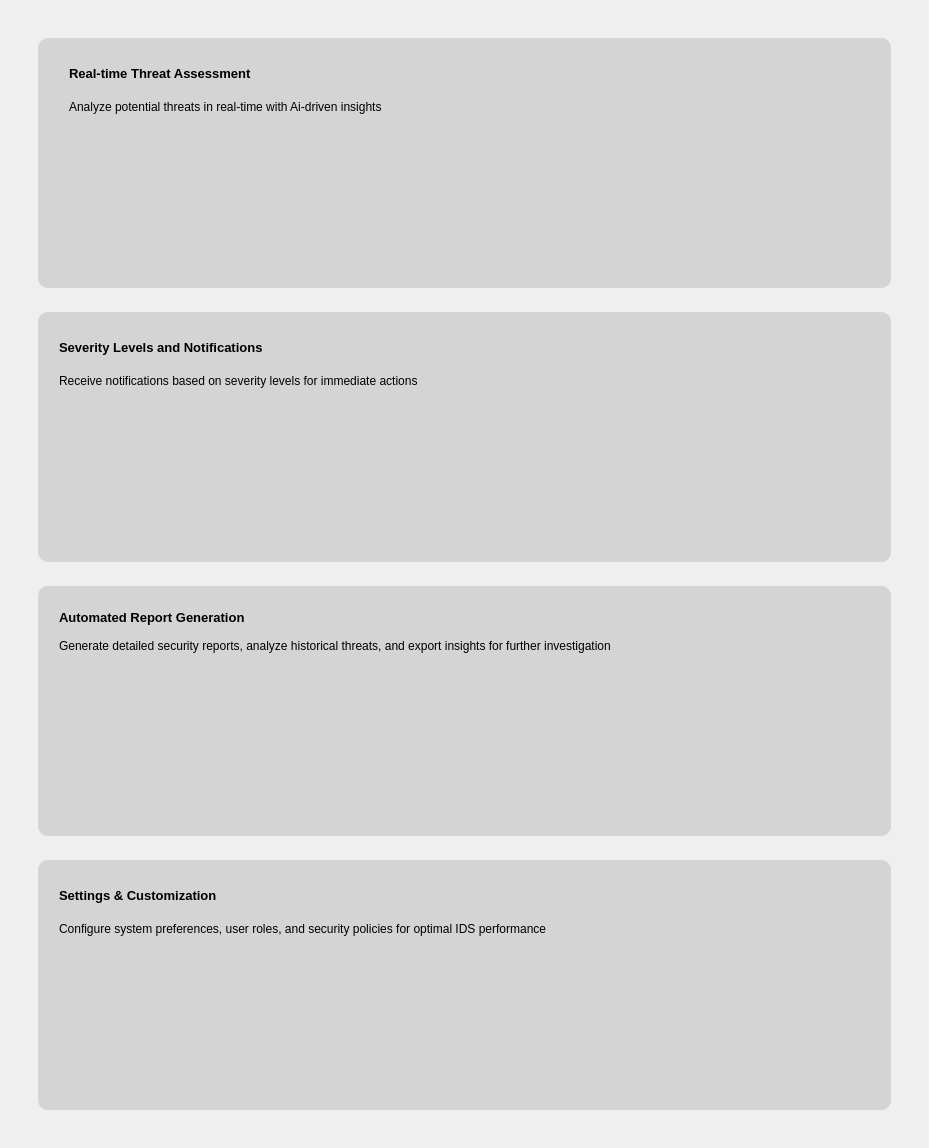
                 <widget class="QWidget" name="scrollAreaWidgetContents">
                  <property name="geometry">
                   <rect>
                    <x>0</x>
                    <y>0</y>
                    <width>929</width>
                    <height>1098</height>
                   </rect>
                  </property>
                  <layout class="QGridLayout" name="gridLayout_10">
                   <item row="0" column="0">
                    <widget class="QWidget" name="widget_3" native="true">
                     <layout class="QGridLayout" name="gridLayout_9">
                      <item row="0" column="0">
                       <widget class="QWidget" name="widget_5" native="true">
                        <property name="styleSheet">
                         <string notr="true">QPushButton{
	border-radius: 10px;
	border: none;
	background-color: #d4d4d4;
	text-align: left;
    padding-left: 20px;  /* Move text to left */
    padding-top: 40px;
color: rgb(18, 96, 165);
}
QPushButton:hover {
    background-color: rgb(18, 96, 165);
	color: white;
}

QPushButton::icon {
    subcontrol-position: bottom;  /* Moves the icon below the text */
}</string>
                        </property>
                        <layout class="QGridLayout" name="gridLayout_5">
                         <item row="0" column="0">
                          <layout class="QVBoxLayout" name="verticalLayout_19">
                           <item>
                            <widget class="QWidget" name="widget_6" native="true">
                             <property name="styleSheet">
                              <string notr="true"/>
                             </property>
                             <layout class="QGridLayout" name="gridLayout_4">
                              <item row="0" column="0">
                               <widget class="QPushButton" name="monitoring_bar">
                                <property name="minimumSize">
                                 <size>
                                  <width>0</width>
                                  <height>250</height>
                                 </size>
                                </property>
                                <property name="styleSheet">
                                 <string notr="true">QPushButton {
    text-align: left;
    padding-left: 20px;  /* Move text to left */
    padding-top: 40px;   /* Move text to top */
}

QPushButton::icon {
    subcontrol-position: bottom;  /* Moves the icon below the text */
}
</string>
                                </property>
                                <property name="text">
                                 <string/>
                                </property>
                                <property name="iconSize">
                                 <size>
                                  <width>200</width>
                                  <height>50</height>
                                 </size>
                                </property>
                               </widget>
                              </item>
                             </layout>
                             <widget class="QWidget" name="layoutWidget">
                              <property name="geometry">
                               <rect>
                                <x>30</x>
                                <y>20</y>
                                <width>831</width>
                                <height>71</height>
                               </rect>
                              </property>
                              <layout class="QVBoxLayout" name="verticalLayout_20">
                               <property name="leftMargin">
                                <number>10</number>
                               </property>
                               <property name="topMargin">
                                <number>10</number>
                               </property>
                               <item>
                                <widget class="QLabel" name="label">
                                 <property name="minimumSize">
                                  <size>
                                   <width>0</width>
                                   <height>25</height>
                                  </size>
                                 </property>
                                 <property name="font">
                                  <font>
                                   <pointsize>10</pointsize>
                                   <weight>75</weight>
                                   <bold>true</bold>
                                  </font>
                                 </property>
                                 <property name="styleSheet">
                                  <string notr="true"/>
                                 </property>
                                 <property name="text">
                                  <string>Real-time Threat Assessment</string>
                                 </property>
                                </widget>
                               </item>
                               <item>
                                <widget class="QLabel" name="label_2">
                                 <property name="minimumSize">
                                  <size>
                                   <width>0</width>
                                   <height>25</height>
                                  </size>
                                 </property>
                                 <property name="focusPolicy">
                                  <enum>Qt::NoFocus</enum>
                                 </property>
                                 <property name="styleSheet">
                                  <string notr="true">QLabel{
	background-color: none;
}</string>
                                 </property>
                                 <property name="text">
                                  <string>Analyze potential threats in real-time with Ai-driven insights</string>
                                 </property>
                                </widget>
                               </item>
                              </layout>
                             </widget>
                             <widget class="QLabel" name="label_9">
                              <property name="geometry">
                               <rect>
                                <x>30</x>
                                <y>100</y>
                                <width>291</width>
                                <height>141</height>
                               </rect>
                              </property>
                              <property name="maximumSize">
                               <size>
                                <width>400</width>
                                <height>200</height>
                               </size>
                              </property>
                              <property name="text">
                               <string/>
                              </property>
                              <property name="pixmap">
                               <pixmap resource="resources.qrc">:/images/btn1.webp</pixmap>
                              </property>
                              <property name="scaledContents">
                               <bool>true</bool>
                              </property>
                             </widget>
                             <zorder>monitoring_bar</zorder>
                             <zorder>layoutWidget</zorder>
                             <zorder>label_9</zorder>
                            </widget>
                           </item>
                           <item>
                            <widget class="QWidget" name="widget_7" native="true">
                             <layout class="QGridLayout" name="gridLayout_6">
                              <item row="0" column="0">
                               <widget class="QPushButton" name="notification_bar">
                                <property name="minimumSize">
                                 <size>
                                  <width>0</width>
                                  <height>250</height>
                                 </size>
                                </property>
                                <property name="text">
                                 <string/>
                                </property>
                                <property name="iconSize">
                                 <size>
                                  <width>200</width>
                                  <height>50</height>
                                 </size>
                                </property>
                               </widget>
                              </item>
                             </layout>
                             <widget class="QWidget" name="layoutWidget_2">
                              <property name="geometry">
                               <rect>
                                <x>30</x>
                                <y>20</y>
                                <width>841</width>
                                <height>71</height>
                               </rect>
                              </property>
                              <layout class="QVBoxLayout" name="verticalLayout_21">
                               <property name="leftMargin">
                                <number>0</number>
                               </property>
                               <property name="topMargin">
                                <number>10</number>
                               </property>
                               <item>
                                <widget class="QLabel" name="label_3">
                                 <property name="minimumSize">
                                  <size>
                                   <width>0</width>
                                   <height>20</height>
                                  </size>
                                 </property>
                                 <property name="font">
                                  <font>
                                   <pointsize>10</pointsize>
                                   <weight>75</weight>
                                   <bold>true</bold>
                                  </font>
                                 </property>
                                 <property name="styleSheet">
                                  <string notr="true">QLabel{
	background-color: none;
}</string>
                                 </property>
                                 <property name="text">
                                  <string>Severity Levels and Notifications</string>
                                 </property>
                                </widget>
                               </item>
                               <item>
                                <widget class="QLabel" name="label_10">
                                 <property name="minimumSize">
                                  <size>
                                   <width>0</width>
                                   <height>20</height>
                                  </size>
                                 </property>
                                 <property name="styleSheet">
                                  <string notr="true">QLabel{
	background-color: none;
}</string>
                                 </property>
                                 <property name="text">
                                  <string>Receive notifications based on severity levels for immediate actions</string>
                                 </property>
                                </widget>
                               </item>
                              </layout>
                             </widget>
                             <widget class="QLabel" name="label_11">
                              <property name="geometry">
                               <rect>
                                <x>30</x>
                                <y>100</y>
                                <width>291</width>
                                <height>141</height>
                               </rect>
                              </property>
                              <property name="text">
                               <string/>
                              </property>
                              <property name="pixmap">
                               <pixmap resource="resources.qrc">:/images/btn1.jpg</pixmap>
                              </property>
                              <property name="scaledContents">
                               <bool>true</bool>
                              </property>
                             </widget>
                             <zorder>notification_bar</zorder>
                             <zorder>layoutWidget_2</zorder>
                             <zorder>label_11</zorder>
                            </widget>
                           </item>
                           <item>
                            <widget class="QWidget" name="widget_8" native="true">
                             <layout class="QGridLayout" name="gridLayout_7">
                              <item row="0" column="0">
                               <widget class="QPushButton" name="reports_bar">
                                <property name="minimumSize">
                                 <size>
                                  <width>0</width>
                                  <height>250</height>
                                 </size>
                                </property>
                                <property name="styleSheet">
                                 <string notr="true"/>
                                </property>
                                <property name="text">
                                 <string/>
                                </property>
                                <property name="iconSize">
                                 <size>
                                  <width>300</width>
                                  <height>45</height>
                                 </size>
                                </property>
                               </widget>
                              </item>
                             </layout>
                             <widget class="QLabel" name="label_12">
                              <property name="geometry">
                               <rect>
                                <x>30</x>
                                <y>90</y>
                                <width>291</width>
                                <height>151</height>
                               </rect>
                              </property>
                              <property name="text">
                               <string/>
                              </property>
                              <property name="pixmap">
                               <pixmap resource="resources.qrc">:/images/btn3.jpg</pixmap>
                              </property>
                              <property name="scaledContents">
                               <bool>true</bool>
                              </property>
                             </widget>
                             <widget class="QWidget" name="layoutWidget_3">
                              <property name="geometry">
                               <rect>
                                <x>30</x>
                                <y>20</y>
                                <width>841</width>
                                <height>61</height>
                               </rect>
                              </property>
                              <layout class="QVBoxLayout" name="verticalLayout_22">
                               <property name="leftMargin">
                                <number>0</number>
                               </property>
                               <property name="topMargin">
                                <number>10</number>
                               </property>
                               <item>
                                <widget class="QLabel" name="label_13">
                                 <property name="minimumSize">
                                  <size>
                                   <width>0</width>
                                   <height>20</height>
                                  </size>
                                 </property>
                                 <property name="font">
                                  <font>
                                   <pointsize>10</pointsize>
                                   <weight>75</weight>
                                   <bold>true</bold>
                                  </font>
                                 </property>
                                 <property name="styleSheet">
                                  <string notr="true">QLabel{
	background-color: none;
}</string>
                                 </property>
                                 <property name="text">
                                  <string>Automated Report Generation</string>
                                 </property>
                                </widget>
                               </item>
                               <item>
                                <widget class="QLabel" name="label_14">
                                 <property name="minimumSize">
                                  <size>
                                   <width>400</width>
                                   <height>25</height>
                                  </size>
                                 </property>
                                 <property name="styleSheet">
                                  <string notr="true">QLabel{
	background-color: none;
}</string>
                                 </property>
                                 <property name="text">
                                  <string>Generate detailed security reports, analyze historical threats, and export insights for further investigation</string>
                                 </property>
                                </widget>
                               </item>
                              </layout>
                             </widget>
                             <zorder>reports_bar</zorder>
                             <zorder>label_12</zorder>
                             <zorder>layoutWidget_3</zorder>
                            </widget>
                           </item>
                           <item>
                            <widget class="QWidget" name="widget_9" native="true">
                             <layout class="QGridLayout" name="gridLayout_8">
                              <item row="0" column="0">
                               <widget class="QPushButton" name="setting_bar">
                                <property name="minimumSize">
                                 <size>
                                  <width>0</width>
                                  <height>250</height>
                                 </size>
                                </property>
                                <property name="text">
                                 <string/>
                                </property>
                                <property name="iconSize">
                                 <size>
                                  <width>200</width>
                                  <height>50</height>
                                 </size>
                                </property>
                               </widget>
                              </item>
                             </layout>
                             <widget class="QWidget" name="layoutWidget_4">
                              <property name="geometry">
                               <rect>
                                <x>20</x>
                                <y>20</y>
                                <width>861</width>
                                <height>71</height>
                               </rect>
                              </property>
                              <layout class="QVBoxLayout" name="verticalLayout_23">
                               <property name="leftMargin">
                                <number>10</number>
                               </property>
                               <property name="topMargin">
                                <number>10</number>
                               </property>
                               <item>
                                <widget class="QLabel" name="label_15">
                                 <property name="minimumSize">
                                  <size>
                                   <width>0</width>
                                   <height>20</height>
                                  </size>
                                 </property>
                                 <property name="font">
                                  <font>
                                   <pointsize>10</pointsize>
                                   <weight>75</weight>
                                   <bold>true</bold>
                                  </font>
                                 </property>
                                 <property name="styleSheet">
                                  <string notr="true">QLabel{
	background-color: none;
}</string>
                                 </property>
                                 <property name="text">
                                  <string>Settings &amp; Customization</string>
                                 </property>
                                </widget>
                               </item>
                               <item>
                                <widget class="QLabel" name="label_16">
                                 <property name="minimumSize">
                                  <size>
                                   <width>0</width>
                                   <height>20</height>
                                  </size>
                                 </property>
                                 <property name="styleSheet">
                                  <string notr="true">QLabel{
	background-color: none;
}</string>
                                 </property>
                                 <property name="text">
                                  <string>Configure system preferences, user roles, and security policies for optimal IDS performance</string>
                                 </property>
                                </widget>
                               </item>
                              </layout>
                             </widget>
                             <widget class="QLabel" name="label_17">
                              <property name="geometry">
                               <rect>
                                <x>30</x>
                                <y>100</y>
                                <width>301</width>
                                <height>141</height>
                               </rect>
                              </property>
                              <property name="text">
                               <string/>
                              </property>
                              <property name="pixmap">
                               <pixmap resource="resources.qrc">:/images/btn4.jpg</pixmap>
                              </property>
                              <property name="scaledContents">
                               <bool>true</bool>
                              </property>
                             </widget>
                             <zorder>setting_bar</zorder>
                             <zorder>layoutWidget_4</zorder>
                             <zorder>label_17</zorder>
                            </widget>
                           </item>
                          </layout>
                         </item>
                        </layout>
                       </widget>
                      </item>
                     </layout>
                    </widget>
                   </item>
                  </layout>
                 </widget>
